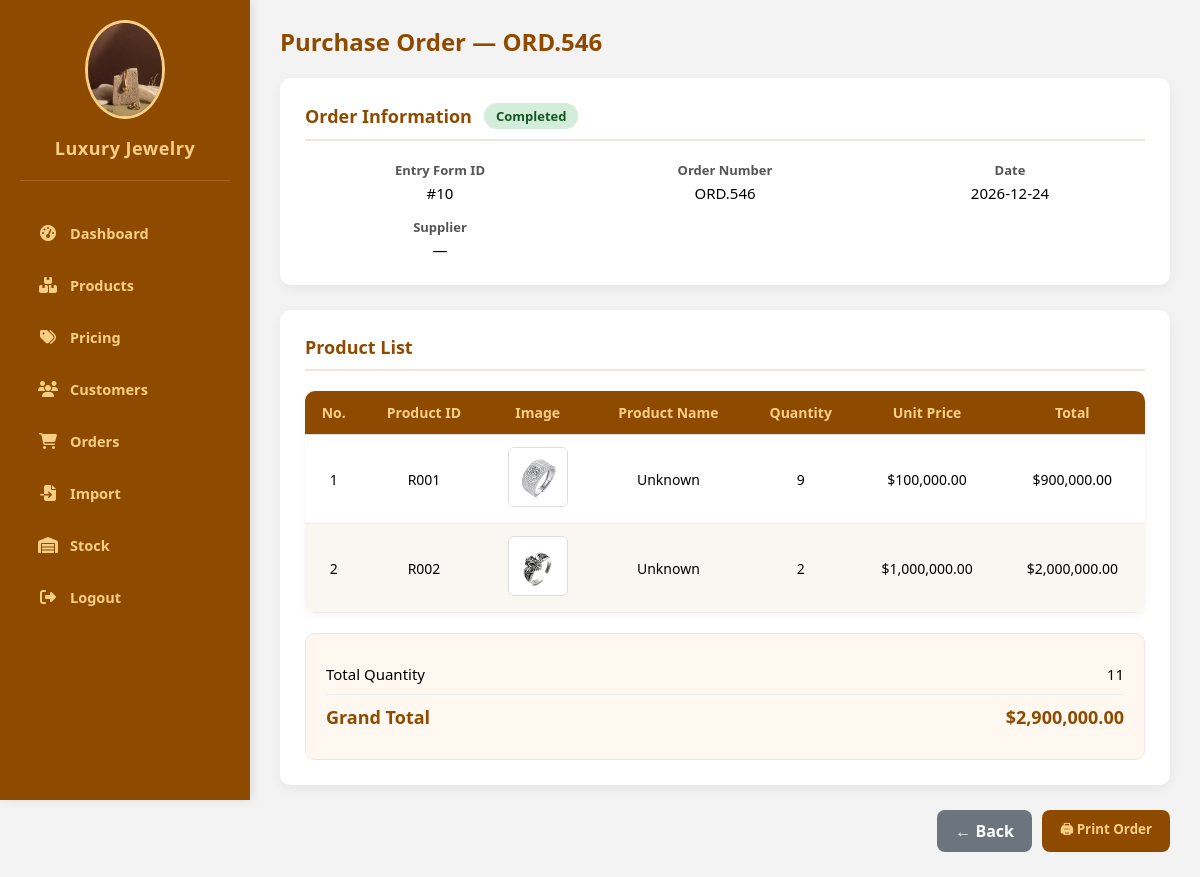
/Jewellery/admin/Import_product/entry_form_detail.php?id=10, run on an earlier commit of the app's database.
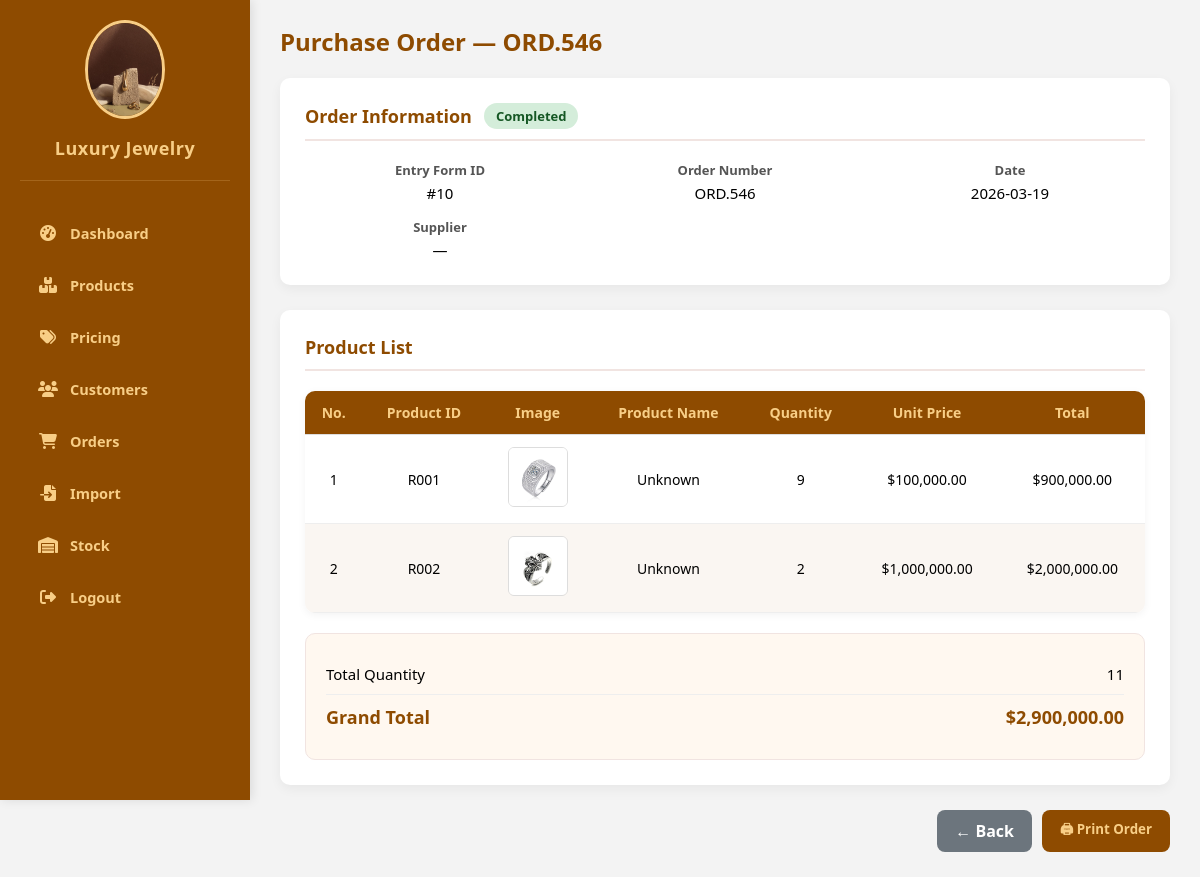
And on a later commit of the database.
### tables this page shows
CREATE TABLE `goods_receipt` (
  `id` int(11) NOT NULL AUTO_INCREMENT,
  `order_number` varchar(50) NOT NULL,
  `entry_date` date NOT NULL,
  `supplier` varchar(255) DEFAULT NULL,
  `total_quantity` int(11) DEFAULT 0,
  `total_value` decimal(15,2) DEFAULT 0.00,
  `status` enum('Draft','Completed') DEFAULT 'Draft',
  `created_at` timestamp NOT NULL DEFAULT current_timestamp(),
  PRIMARY KEY (`id`)
);

### Jewellery/admin/Import_product/entry_form_detail.php (the view, shortened to what this page needs)
<?php
require_once '../../config/config.php';
$id = (int)($_GET['id'] ?? 0);
$stmt_form = $conn->prepare("SELECT * FROM goods_receipt WHERE id = ?");
$stmt_form->bind_param('i', $id);
$stmt_form->execute();
$form = $stmt_form->get_result()->fetch_assoc();
$stmt_items = $conn->prepare("
    SELECT d.*, p.image
    FROM goods_receipt_items d
    LEFT JOIN products p ON d.product_id = p.id
    WHERE d.receipt_id = ?
    ORDER BY d.id ASC
");
$stmt_items->bind_param('i', $id);
$stmt_items->execute();
$items = $stmt_items->get_result()->fetch_all(MYSQLI_ASSOC);
$badge_class = $form['status'] === 'Completed' ? 'badge-completed' : 'badge-draft';
?>
<!DOCTYPE html>
<html lang="en">
<head>
  <link rel="stylesheet" href="../admin_function.css">
</head>
<body>
<?php include '../sidebar_include.php'; ?>
<main>
  <header>
    <h1>Purchase Order — <?php echo htmlspecialchars($form['order_number']); ?></h1>
  </header>
  <div class="card">
    <div class="card-header">
      Order Information
      <span class="badge <?php echo $badge_class; ?>"><?php echo $form['status']; ?></span>
    </div>
    <div class="info-grid">
      <div>
        <div class="info-label">Entry Form ID</div>
        <div class="info-value">#<?php echo $form['id']; ?></div>
      </div>
      <div>
        <div class="info-label">Order Number</div>
        <div class="info-value"><?php echo htmlspecialchars($form['order_number']); ?></div>
      </div>
      <div>
        <div class="info-label">Date</div>
        <div class="info-value"><?php echo htmlspecialchars($form['entry_date']); ?></div>
      </div>
      <div>
        <div class="info-label">Supplier</div>
        <div class="info-value"><?php echo htmlspecialchars($form['supplier'] ?? '—'); ?></div>
      </div>
    </div>
  </div>
  <div class="card">
    <div class="card-header">Product List</div>
    <table>
      <thead>
        <tr>
          <th>No.</th>
          <th>Product ID</th>
          <th>Image</th>
          <th>Product Name</th>
          <th>Quantity</th>
          <th>Unit Price</th>
          <th>Total</th>
        </tr>
      </thead>
      <tbody>
        <?php if (empty($items)): ?>
          <tr><td colspan="7" style="color:#888;padding:25px;">No products found.</td></tr>
        <?php else: ?>
          <?php foreach ($items as $i => $row): ?>
          <tr>
            <td><?php echo $i + 1; ?></td>
            <td><?php echo htmlspecialchars($row['product_id']); ?></td>
            <td>
              <img src="../../images/<?php echo htmlspecialchars($row['image'] ?? ($row['product_id'] . '.jpg')); ?>"
                   class="product-image" onerror="this.style.opacity='0.2'">
            </td>
            <td><?php echo htmlspecialchars($row['product_name']); ?></td>
            <td><?php echo intval($row['quantity']); ?></td>
            <td>$<?php echo number_format($row['unit_price'], 2); ?></td>
            <td>$<?php echo number_format($row['total_price'], 2); ?></td>
          </tr>
          <?php endforeach; ?>
        <?php endif; ?>
      </tbody>
    </table>
    <div class="summary-card">
      <div class="summary-row">
        <span>Total Quantity</span>
        <span><?php echo intval($form['total_quantity']); ?></span>
      </div>
      <div class="summary-row summary-total">
        <span>Grand Total</span>
        <span>$<?php echo number_format($form['total_value'], 2); ?></span>
      </div>
    </div>
  </div>
  <div class="action-buttons">
    <a href="import_management.php" class="btn btn-secondary">← Back</a>
    <button type="button" class="btn btn-primary"
            onclick="document.getElementById('print_order').checked = true;">
      🖨 Print Order
    </button>
  </div>
</main>
</body>
</html>

What changed in the data, as far as the page shows it:
changed goods_receipt "ORD.546": entry_date "2026-12-24" → "2026-03-19"
